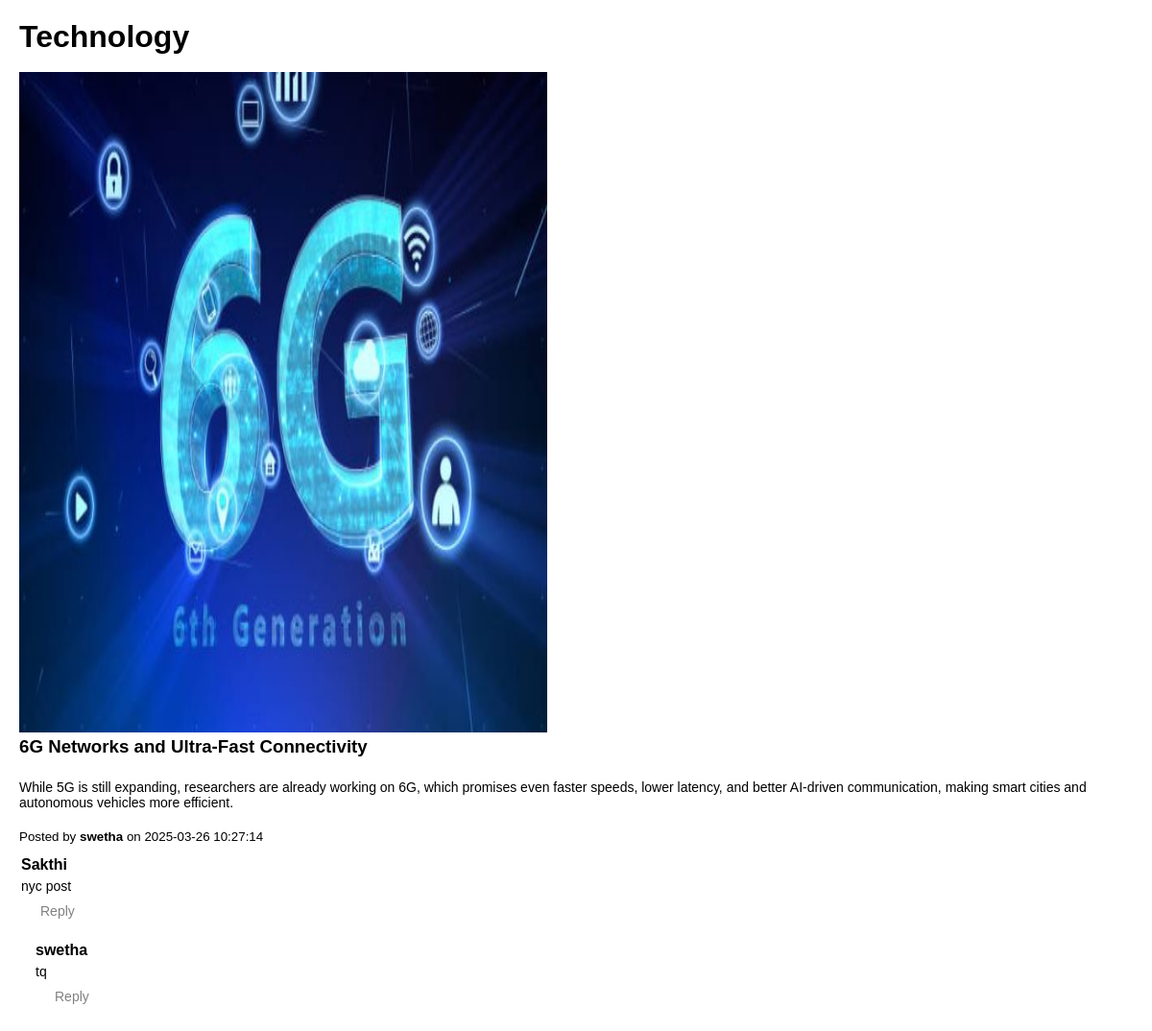
The app's page /viewpost.php?id=4 with its own data.
### tables this page shows
CREATE TABLE `blogs` (
  `id` int(11) NOT NULL,
  `user_id` int(11) NOT NULL,
  `title` varchar(255) NOT NULL,
  `subtitle` varchar(255) DEFAULT NULL,
  `image` varchar(255) DEFAULT NULL,
  `description` text NOT NULL,
  `created_at` timestamp NOT NULL DEFAULT current_timestamp(),
  `updated_at` timestamp NOT NULL DEFAULT current_timestamp() ON UPDATE current_timestamp(),
  `status` tinyint(1) NOT NULL DEFAULT 0
);

CREATE TABLE `users` (
  `id` int(11) NOT NULL,
  `username` varchar(50) NOT NULL,
  `password` varchar(255) NOT NULL,
  `role` enum('admin','user','reader') DEFAULT 'user',
  `created_at` timestamp NOT NULL DEFAULT current_timestamp(),
  `status` tinyint(1) NOT NULL DEFAULT 0
);

CREATE TABLE `comments` (
  `id` int(11) NOT NULL,
  `blog_id` int(11) NOT NULL,
  `user_id` int(11) NOT NULL,
  `parent_id` int(11) DEFAULT NULL,
  `comment` text NOT NULL,
  `created_at` timestamp NOT NULL DEFAULT current_timestamp(),
  `status` tinyint(1) NOT NULL DEFAULT 0
);

### viewpost.php (the view, shortened to what this page needs)
<?php
include 'db.php';
$id = $_GET['id'];
$sql = "SELECT blogs.id, blogs.title, blogs.subtitle, blogs.description, blogs.image, blogs.created_at, users.username
        FROM blogs
        JOIN users ON blogs.user_id = users.id
        WHERE blogs.id = '$id'
        ORDER BY blogs.created_at DESC";
$result = mysqli_query($conn, $sql);
$row = mysqli_fetch_assoc($result);
function displayComments($blog_id, $parent_id = 0, $level = 0)
{
    global $conn;
    $comment_query = "SELECT comments.id, comments.comment, comments.parent_id, users.username
                      FROM comments
                      JOIN users ON comments.user_id = users.id
                      WHERE comments.blog_id = '$blog_id'
                      AND comments.parent_id = '$parent_id'
                      AND comments.status = 1
                      ORDER BY comments.created_at ASC";
    $comment_result = mysqli_query($conn, $comment_query);
    if ($comment_result && mysqli_num_rows($comment_result) > 0) {
        echo '<div class="comment-wrapper">';
        while ($comment = mysqli_fetch_assoc($comment_result)) {
            $commentClass = ($parent_id == 0) ? "comment" : "comment comment-reply";
            echo '<div class="' . $commentClass . '">';
            echo '<div class="comment-header">';
            echo '<span class="comment-username">' . htmlspecialchars($comment['username']) . '</span>';
            echo '<p class="comment-text">' . nl2br(htmlspecialchars($comment['comment'])) . '</p>';
            echo '</div>';
            echo '<a class="reply" href="javascript:void(0);" onclick="setParentId(' . $comment['id'] . ')">Reply</a>';
            echo '</div>';
            displayComments($blog_id, $comment['id'], $level + 1);
        }
        echo '</div>';
    }
}
?>
<!DOCTYPE html>
<html lang="en">
<head>
    <link rel="stylesheet" href="css/style.css">
</head>
<body class="view-post-page">
    <div class="view-container">
        <div class="post-section">
            <?php if ($row) : ?>
                <h1><?= htmlspecialchars($row['title']) ?></h1><br>
                <?php if ($row) : ?>
                    <img src="uploads/<?= htmlspecialchars($row['image']) ?>" alt="Blog Image" class="view-img">
                <?php endif; ?>
                <h3><?= htmlspecialchars($row['subtitle']) ?></h3><br>
                <p><?= htmlspecialchars($row['description']) ?></p><br>
                <small>Posted by <strong><?= htmlspecialchars($row['username']) ?></strong> on <?= $row['created_at'] ?></small><br>
            <?php else : ?>
                <p>Post not found.</p>
            <?php endif; ?>
            <div class="comments-section">
                <div id="comment-section">
                    <?php if ($row) displayComments($row['id']); ?>
                </div>
            </div>
        </div>
    </div>
</body>
</html>

### css/style.css (style rules this page uses)
* { margin: 0; padding: 0; box-sizing: border-box; font-family: Arial, sans-serif; }
body { font-family: Arial, sans-serif; background-color: whitesmoke; margin: 0; padding: 0; overflow: auto; scrollbar-width: none; }
a { text-decoration: none; color: white; padding: 10px 20px; font-size: 18px; }
.view-container { display: flex; gap: 20px; padding: 20px; align-items: flex-start; height: 100vh; }
.view-post-page { background: white; }
.view-img { max-width: 550px; height: 86vh; }
#comment-section { overflow: auto; padding: 0; scrollbar-width: none; height: 280px; }
.comment { display: flex; flex-direction: column; margin-top: 10px; padding: 2px; }
.comment-username { font-weight: bold; margin-top: 10px; }
.reply { font-size: 14px; color: grey; cursor: pointer; text-decoration: none; }
.comment-reply { margin-left: 15px; }
h3 { margin-bottom: 0; }
p { margin-top: 5px; font-size: 14px; }

### records on screen
blogs: title "Technology", image (picture), subtitle "6G Networks and Ultra-Fast Connectivity", description "While 5G is still expanding, researchers are already working on 6G, which promises even faster speeds, lower latency, and better AI-driven communication, making smart cities and autonomous vehicles more efficient.", user.username "swetha", created_at "2025-03-26 10:27:14"
comments: user.username "Sakthi", comment "nyc post"
comments: user.username "swetha", comment "tq"
